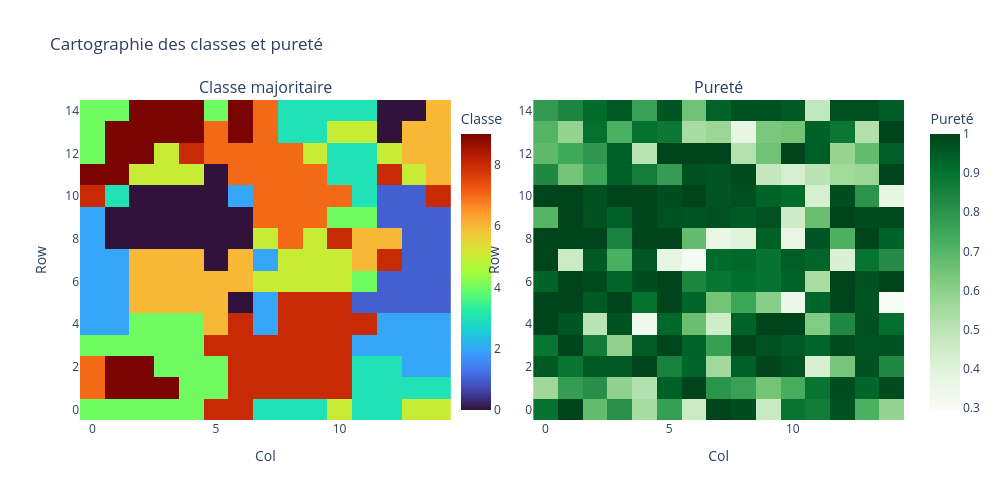

Source (notebook cell):
### Code cell
# Classe majoritaire et pureté par neurone
class_map = np.full((H_best, W_best), -1, dtype=int)
purity_map = np.zeros((H_best, W_best))

latent_train_best = som_best.encode(X_train)

for n_idx in range(som_best.n_neurons):
    mask = latent_train_best.array == n_idx
    if np.sum(mask) == 0:
        continue
    labels_n = y_train[mask]
    counts = np.bincount(labels_n, minlength=10)
    class_map[n_idx // W_best, n_idx % W_best] = int(np.argmax(counts))
    purity_map[n_idx // W_best, n_idx % W_best] = counts.max() / counts.sum()

fig = make_subplots(rows=1, cols=2, subplot_titles=["Classe majoritaire", "Pureté"])

fig.add_trace(
    go.Heatmap(z=class_map[::-1], colorscale="Turbo", showscale=True,
               colorbar=dict(title="Classe", x=0.45)),
    row=1, col=1
)
fig.add_trace(
    go.Heatmap(z=purity_map[::-1], colorscale="Greens", showscale=True,
               colorbar=dict(title="Pureté")),
    row=1, col=2
)

fig.update_layout(height=500, width=1000, title_text="Cartographie des classes et pureté")
for c in range(1, 3):
    fig.update_xaxes(title_text="Col", row=1, col=c)
    fig.update_yaxes(title_text="Row", row=1, col=c)
fig.show()

global_purity = np.mean(purity_map[purity_map > 0])
print(f"Pureté globale moyenne : {global_purity:.4f}")

### Figure 1 — Plotly figure (JSON) as saved in the notebook; plotly's stock layout.template omitted (floating-point values rounded to 4 significant figures; data arrays with more than 128 entries replaced by an {"elided": "..."} marker saying what was removed)
{"data": [{"colorbar": {"title": {"text": "Classe"}, "x": 0.45}, "colorscale": [[0, "#30123b"], [0.07143, "#4145ab"], [0.1429, "#4675ed"], [0.2143, "#39a2fc"], [0.2857, "#1bcfd4"], [0.3571, "#24eca6"], [0.4286, "#61fc6c"], [0.5, "#a4fc3b"], [0.5714, "#d1e834"], [0.6429, "#f3c63a"], [0.7143, "#fe9b2d"], [0.7857, "#f36315"], [0.8571, "#d93806"], [0.9286, "#b11901"], [1, "#7a0402"]], "showscale": true, "type": "heatmap", "xaxis": "x", "yaxis": "y", "z": {"elided": "15x15 int values"}}, {"colorbar": {"title": {"text": "Pureté"}}, "colorscale": [[0, "rgb(247,252,245)"], [0.125, "rgb(229,245,224)"], [0.25, "rgb(199,233,192)"], [0.375, "rgb(161,217,155)"], [0.5, "rgb(116,196,118)"], [0.625, "rgb(65,171,93)"], [0.75, "rgb(35,139,69)"], [0.875, "rgb(0,109,44)"], [1, "rgb(0,68,27)"]], "showscale": true, "type": "heatmap", "xaxis": "x2", "yaxis": "y2", "z": {"elided": "15x15 float values"}}], "layout": {"annotations": [{"font": {"size": 16}, "showarrow": false, "text": "Classe majoritaire", "x": 0.225, "xanchor": "center", "xref": "paper", "y": 1, "yanchor": "bottom", "yref": "paper"}, {"font": {"size": 16}, "showarrow": false, "text": "Pureté", "x": 0.775, "xanchor": "center", "xref": "paper", "y": 1, "yanchor": "bottom", "yref": "paper"}], "height": 500, "title": {"text": "Cartographie des classes et pureté"}, "width": 1000, "xaxis": {"anchor": "y", "domain": [0, 0.45], "title": {"text": "Col"}}, "xaxis2": {"anchor": "y2", "domain": [0.55, 1], "title": {"text": "Col"}}, "yaxis": {"anchor": "x", "domain": [0, 1], "title": {"text": "Row"}}, "yaxis2": {"anchor": "x2", "domain": [0, 1], "title": {"text": "Row"}}}}
